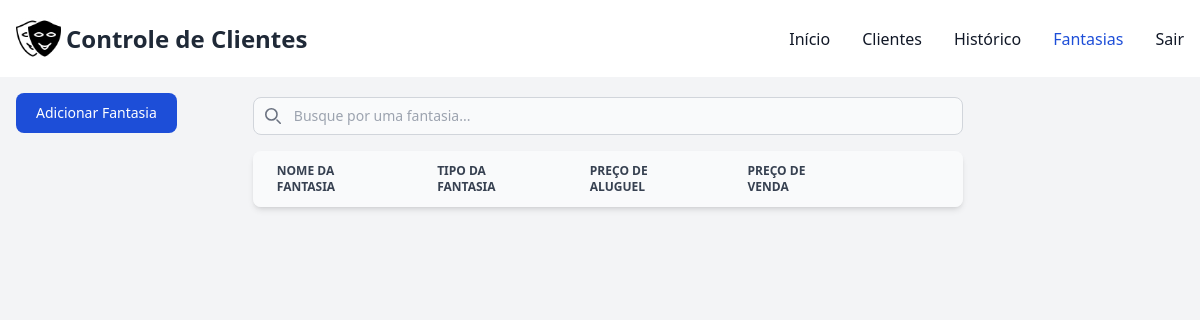
/controle/fantasias/ (signed in), run on an earlier commit of the app's database.
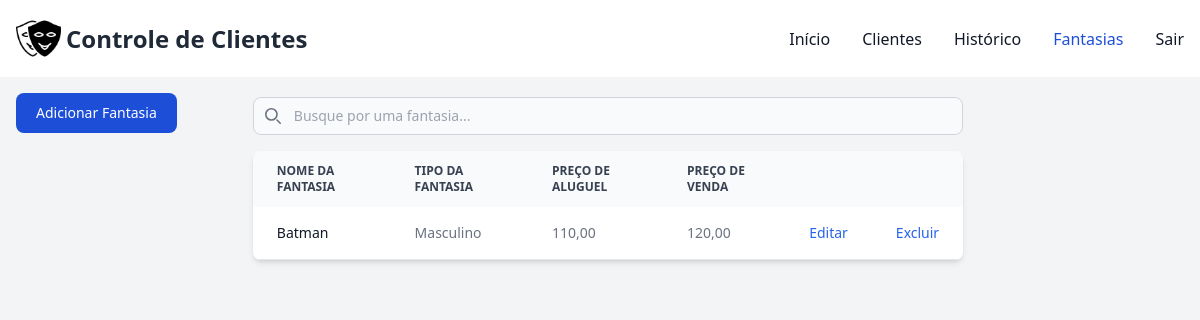
And on a later commit of the database.
### controle/models.py (models this page shows, shortened)
class Fantasia(models.Model):
    usuario = models.ForeignKey(User, on_delete=models.CASCADE)
    nome_fantasia = models.CharField(max_length=60, unique=True)
    preco_venda = models.DecimalField(max_digits=10, decimal_places=2, blank=True, null=True)
    preco_aluguel = models.DecimalField(max_digits=10, decimal_places=2, blank=True, null=True)
    tipo_fantasia = models.ForeignKey(Tipo, on_delete=models.CASCADE)

class Tipo(models.Model):
    nome_tipo = models.CharField(max_length=60, unique=True, null=False)

### controle/views.py (the view, shortened to what this page needs)
# urls.py: path('fantasias/', views.fantasias_view, name='fantasias'),
@login_required(login_url="/controle/login")
def fantasias_view(request):
    if request.method == "GET":
        sessao = request.user
        fantasias = Fantasia.objects.filter(usuario=sessao)
        tipos = Tipo.objects.all()
        context = {
            'fantasias': fantasias,
            'tipos': tipos
        }
        return render(request, 'fantasias.html', context)

### controle/templates/fantasias.html (shortened to what this page needs)
{% extends "base.html" %}
{% block conteudo %}
    <div class="pt-4 pl-4">
        <div class="lg:fixed flex justify-center pb-5">
            <button data-modal-target="crud-modal" data-modal-toggle="crud-modal" class="block text-white bg-blue-700 hover:bg-blue-800 focus:ring-4 focus:outline-none focus:ring-blue-300 font-medium rounded-lg text-sm px-5 py-2.5 text-center" type="button">
                Adicionar Fantasia
            </button>
        </div>
        <div class="flex justify-center">
            <div  class="flex flex-col lg:w-3/5 w-4/5">
            <div class="pb-4">
                <div class="relative mt-1">
                    <div class="absolute inset-y-0 rtl:inset-r-0 start-0 flex items-center ps-3 pointer-events-none">
                    </div>
                    <input type="text" id="costume-search" class="block pt-2 ps-10 text-sm text-gray-900 border border-gray-300 rounded-lg w-full bg-gray-50 focus:ring-blue-500 focus:border-blue-500" placeholder="Busque por uma fantasia...">
                </div>
            </div>
            <div class="relative overflow-x-auto shadow-md sm:rounded-lg">
                <table class="w-full text-sm text-left rtl:text-right text-gray-500">
                    <thead class="text-xs text-gray-700 uppercase bg-gray-50">
                        <tr>
                            <th scope="col" class="px-6 py-3">
                                Nome da Fantasia
                            </th>
                            <th scope="col" class="px-6 py-3">
                                Tipo da Fantasia
                            </th>
                            <th scope="col" class="px-6 py-3">
                                Preço de Aluguel
                            </th>
                            <th scope="col" class="px-6 py-3">
                                Preço de Venda
                            </th>
                            <th scope="col" class="px-6 py-3">
                            </th>
                            <th scope="col" class="px-6 py-3">
                            </th>
                        </tr>
                    </thead>
                    <tbody>
                        {% for fantasia in fantasias %}
                        <tr class="bg-white border-b">
                            <th scope="row" class="px-6 py-4 font-medium text-gray-900 whitespace-nowrap">
                                {{ fantasia.nome_fantasia|truncatechars:52 }}
                            </th>
                            <td class="px-6 py-4">
                                {{ fantasia.tipo_fantasia.nome_tipo }}
                            </td>
                            <td class="px-6 py-4">
                                {{ fantasia.preco_aluguel }}
                            </td>
                            <td class="px-6 py-4">
                                {{ fantasia.preco_venda }}
                            </td>
                            <td class="px-6 py-4">
                                <button data-fantasia-id="{{ fantasia.id }}" data-modal-target="editar-modal" data-modal-toggle="editar-modal" class="font-medium text-blue-600 hover:underline">Editar</button>
                            </td>
                            <td class="px-6 py-4">
                                <button data-fantasia-id="{{ fantasia.id }}" class="font-medium text-blue-600 hover:underline" onclick="excluirFantasia(event)">Excluir</button>
                            </td>
                        </tr>
                        {% endfor %}
                    </tbody>
                </table>
            </div>
        </div>
    </div>
    </div>
    {% load static %}
{% endblock %}

What changed in the data, as far as the page shows it:
added Fantasia: nome_fantasia "Batman", tipo_fantasia.nome_tipo "Masculino", preco_aluguel "110,00", preco_venda "120,00"
